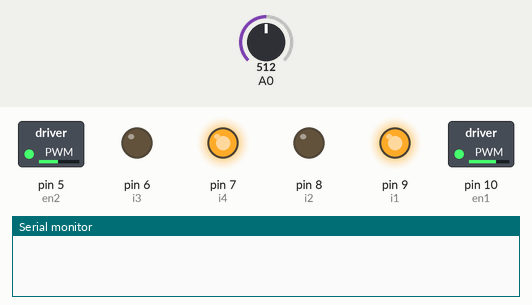
Recording of a sketch running on a simulated Arduino Uno, built with avr-gcc and run on an emulated ATmega328P. Parts: switched loads named in the sketch (green lamp = pin HIGH), output pins drawn as LEDs (lit = HIGH), the last lines printed to the serial monitor. The test bench sets the inputs (shaded band); at power-on: A0 = 512.

Above: at 0.1 s.
At 4.4 s:
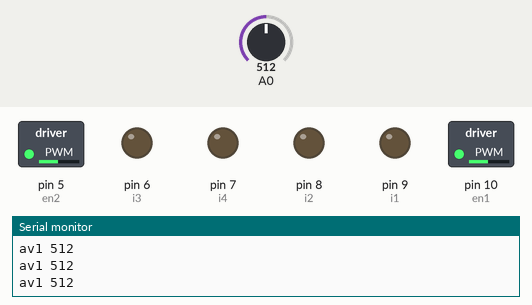
4.5 s: A0 set to 555
6.0 s: A0 set to 576
At 6.12 s:
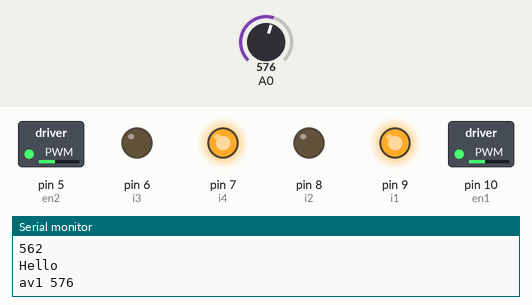
Timing chart, 0 to 9.0 s (numbered marks = the images above; inputs shaded):
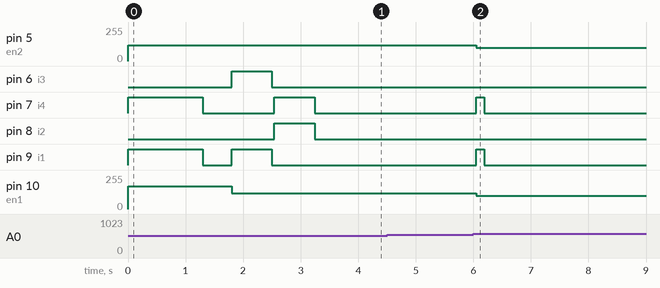

Measured:
- the behaviour switches between 562 and 563 on A0 (found by bisection; images 1 and 2)
- after the input at 6.0 s, pin 5 (en2), pin 10 (en1): 120/255 → 100/255 after 0.05 s; pin 7 (i4), pin 9 (i1): LOW → HIGH after 0.05 s, → LOW 0.14 s later

The sketch:

motor.ink.ino
```cpp
int en1=10;
int en2=5;
int i1=9;
int i2=8;
int i3=6;
int i4=7;
int av1,av2;
int ori;
void setup() {

  pinMode(en1,OUTPUT);
  pinMode(i1,OUTPUT);
  pinMode(i2,OUTPUT);

  pinMode(en2,OUTPUT);
  pinMode(i3,OUTPUT);
  pinMode(i4,OUTPUT);
  pinMode(A0,INPUT);
  pinMode(3,INPUT);
  // put your setup code here, to run once:
//
 ori=analogRead(A0)+50;
 digitalWrite(i1,HIGH);
  digitalWrite(i2,LOW);
  analogWrite(en1,170);
   digitalWrite(i3,LOW);
  digitalWrite(i4,HIGH);
  analogWrite(en2,120);
  delay(1300);

  digitalWrite(i1,LOW);
  digitalWrite(i2,LOW);
  digitalWrite(i3,LOW);
  digitalWrite(i4,LOW);
  delay(500);

  digitalWrite(i1,HIGH);
  digitalWrite(i2,LOW);
  analogWrite(en1,120);
   digitalWrite(i3,HIGH);
  digitalWrite(i4,LOW);
  analogWrite(en2,120);
  delay(700);

  digitalWrite(i1,LOW);
  digitalWrite(i2,LOW);
  digitalWrite(i3,LOW);
  digitalWrite(i4,LOW);
  delay(40);

  digitalWrite(i1,LOW);
  digitalWrite(i2,HIGH);
  analogWrite(en1,120);
   digitalWrite(i3,LOW);
  digitalWrite(i4,HIGH);
  analogWrite(en2,120);
  delay(700);

  digitalWrite(i1,LOW);
  digitalWrite(i2,LOW);
  digitalWrite(i3,LOW);
  digitalWrite(i4,LOW);

  Serial.begin(9600);
    Serial.println(ori);

}

void loop() {

  int av1=analogRead(A0);
  Serial.print("av1 ");
    Serial.println(av1);

  delay(100);

  int av2=analogRead(A0);
// Serial.print("av2 ");
//    Serial.println(av2);

      if(av2>av1 && av2>ori)
      {
            Serial.println(ori);

        Serial.println("Hello");
     digitalWrite(i1,HIGH);
  digitalWrite(i2,LOW);
  analogWrite(en1,100);
   digitalWrite(i3,LOW);
  digitalWrite(i4,HIGH);
  analogWrite(en2,100);
  delay(40);
      }

  else
  {
    digitalWrite(i1,LOW);
    digitalWrite(i2,LOW);
    digitalWrite(i3,LOW);
    digitalWrite(i4,LOW);


  }


}
```
